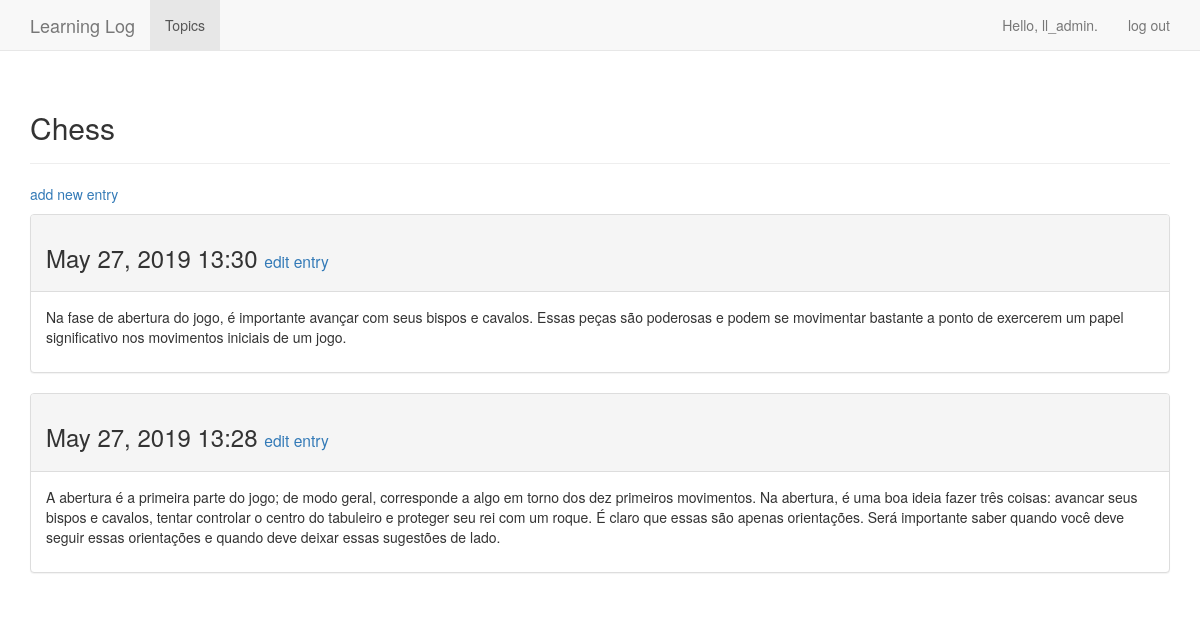
The app's page /topics/1/ (signed in), older data.
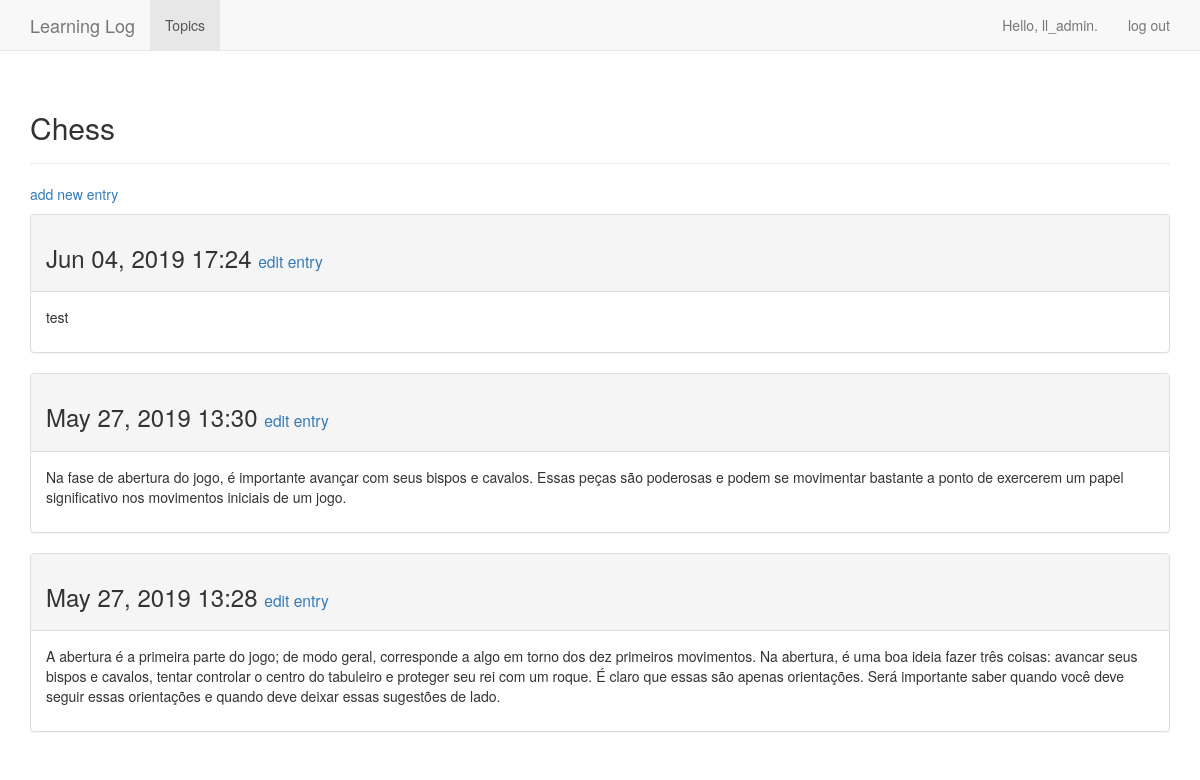
The same page, newer data.
### learning_logs/models.py (models this page shows, shortened)
class Topic(models.Model):
    text = models.CharField(max_length = 200)
    date_added = models.DateTimeField(auto_now_add = True)
    owner = models.ForeignKey(User, on_delete=models.CASCADE)
    def __str__(self):
        return self.text

class Entry(models.Model):
    topic = models.ForeignKey(Topic, on_delete=models.PROTECT)
    text = models.TextField()
    date_added = models.DateTimeField(auto_now_add = True)
    class Meta:
        verbose_name_plural = 'entries'

### learning_logs/views.py (the view)
# urls.py: re_path(r'^topics/(?P<topic_id>\d+)/', views.topic, name='topic'),
@login_required
def topic(request, topic_id):
    topic = Topic.objects.get(id=topic_id)
    check_topic_owner(request, topic)
    entries = topic.entry_set.order_by('-date_added')
    context = {'topic': topic, 'entries': entries}
    return render(request, 'learning_logs/topic.html', context)

### learning_logs/views.py (called while the page is built)
def check_topic_owner(request, topic):
    if(topic.owner != request.user):
        raise Http404

### learning_logs/templates/learning_logs/topic.html
{% extends 'learning_logs/base.html' %}
{% block header %}
  <h2>{{ topic }}</h2>
{% endblock header %}
{% block content %}
  <p>
    <a href="{% url 'learning_logs:new_entry' topic.id %}">add new entry</a>
  </p>
  {% for entry in entries %}
    <div class="panel panel-default">
      <div class="panel-heading">
        <h3>
          {{ entry.date_added|date:'M d, Y H:i' }}
          <small>
            <a href="{% url 'learning_logs:edit_entry' entry.id %}">
              edit entry</a>
          </small>
        </h3>
      </div>
      <div class="panel-body">
        {{ entry.text|linebreaks }}
      </div>
    </div>
  {% empty %}
    There are no entries for this topic yet.
  {% endfor %}
{% endblock content %}

### learning_logs/templates/learning_logs/base.html (shortened to what this page needs)
{% load bootstrap3 %}
<!DOCTYPE html>
<html lang="en">
  <head>
    {% bootstrap_css %}
  </head>
  <body>
    <nav class="navbar navbar-default navbar-static-top">
      <div class="container">
        <div class="navbar-header">
          <a class="navbar-brand" href="{% url 'learning_logs:index' %}">Learning Log</a>
        </div>
        <div id="navbar" class="navbar-collapse collapse">
          <ul class="nav navbar-nav">
            <li class="active"><a href="{% url 'learning_logs:topics' %}">Topics</a></li>
          </ul>
          <ul class="nav navbar-nav navbar-right">
            {% if user.is_authenticated %}
              <li><a>Hello, {{ user.username }}.</a></li>
              <li><a href="{% url 'users:logout' %}">log out</a></li>
            {% else %}
              <li><a href="{% url 'users:register' %}">register</a></li>
              <li><a href="{% url 'users:login' %}">log in</a></li>
            {% endif %}
          </ul>
        </div>
      </div>
    </nav>
    <div class="container">
      <div class="page-header">
        {% block header %}{% endblock %}
      </div>
      <div>
        {% block content %}{% endblock %}
      </div>
    </div>
  </body>
</html>

Row changes from the older to the newer data that the page shows:
added Entry: date_added "Jun 04, 2019 17:24", text "test"
